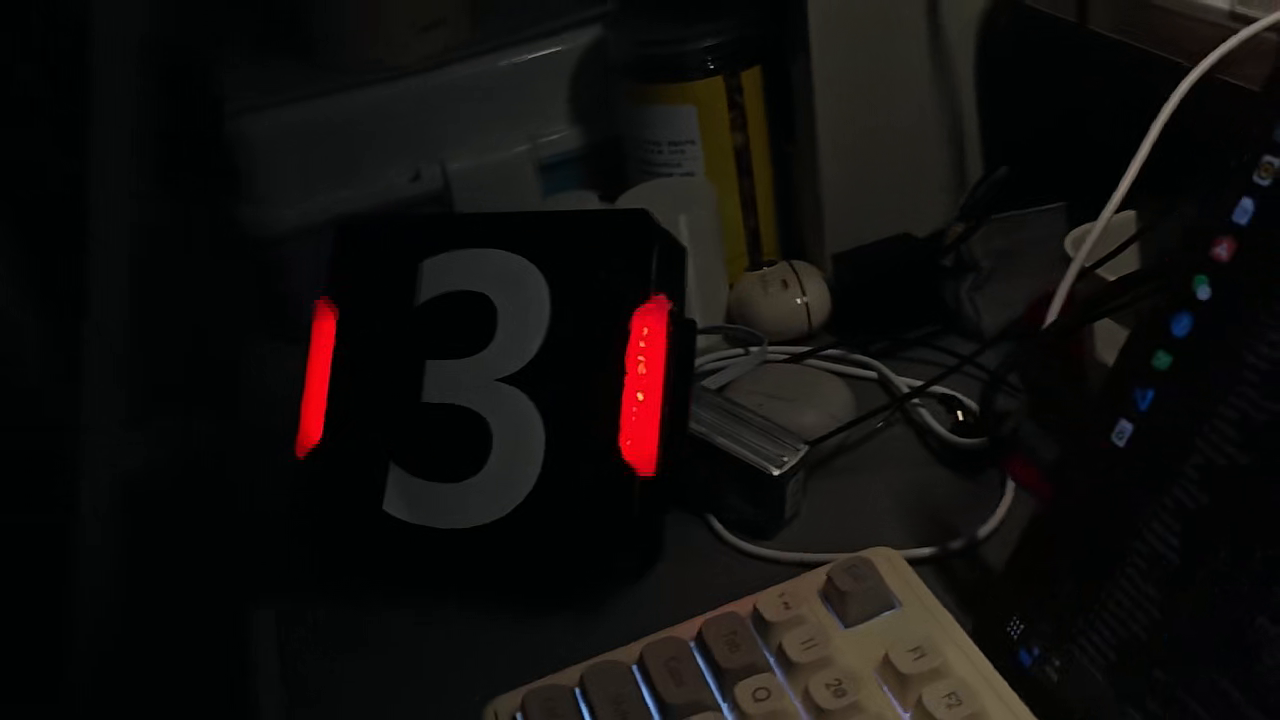
//> input picture frame 57 of 26食质张锴锐/培训3/detect_demo/assets/armor.mp4, 1280 x 720 px
$ ./main   (built with g++ and OpenCV 4)
//> lines starting //> are read from the running program, lines starting //| are printed output that depends on the picture; after the words box and inside, x2 and y2 are one past the last pixel; in counts of white or black regions, pixels touching at a corner belong together
### 26食质张锴锐/培训3/detect_demo/src/armor_common.hpp
#pragma once

// 培训3 公共部分：红色掩膜、灯条检测、角点/连线绘制、路径解析
#include <opencv2/core.hpp>
#include <opencv2/imgproc.hpp>

#include <algorithm>
#include <cmath>
#include <cstddef>
#include <cstdlib>
#include <cstring>
#include <filesystem>
#include <string>
#include <system_error>
#include <vector>

#ifndef ARMOR_PROJECT_ROOT
#define ARMOR_PROJECT_ROOT ""
#endif

namespace armor {

struct RedThreshold {
    // 红色在 HSV 中跨 0/180 边界，需两段区间取并集；画面偏暗，S/V 下限放低。
    int lowH1 = 0;
    int highH1 = 10;
    int lowH2 = 170;
    int highH2 = 180;
    int minS = 80;
    int minV = 50;
    int maxS = 255;
    int maxV = 255;
};

struct DetectParams {
    double minArea = 40.0;
    double maxArea = 60000.0;
    int minWidth = 3;
    int minHeight = 12;
    double minAspect = 1.8;
    std::size_t maxBars = 2;
};

// [5 lines left out: function projectPath, not called in this run]

inline std::string resolveAsset(const std::string& relative) {
    std::error_code ec;
    if (std::filesystem::exists(relative, ec)) return relative;
    const std::string absolute = projectPath(relative);
    if (std::filesystem::exists(absolute, ec)) return absolute;
    return relative;
}

// ARMOR_HEADLESS=1 时跳过 imshow/waitKey，用于自动化跑批。
inline bool headlessMode() {
    const char* value = std::getenv("ARMOR_HEADLESS");
    return value != nullptr && std::strcmp(value, "0") != 0;
}

inline cv::Mat makeRedMask(const cv::Mat& bgr,
                           const RedThreshold& t = RedThreshold{}) {
    CV_Assert(!bgr.empty());
    cv::Mat src = bgr;
    if (src.channels() == 4) {
        cv::cvtColor(src, src, cv::COLOR_BGRA2BGR);
    } else if (src.channels() == 1) {
        cv::cvtColor(src, src, cv::COLOR_GRAY2BGR);
    }

    cv::Mat blurred;
    cv::GaussianBlur(src, blurred, cv::Size(3, 3), 0);

    cv::Mat hsv;
    cv::cvtColor(blurred, hsv, cv::COLOR_BGR2HSV);

    cv::Mat lowerRed, upperRed, mask;
    cv::inRange(hsv,
                cv::Scalar(t.lowH1, t.minS, t.minV),
                cv::Scalar(t.highH1, t.maxS, t.maxV),
                lowerRed);
    cv::inRange(hsv,
                cv::Scalar(t.lowH2, t.minS, t.minV),
                cv::Scalar(t.highH2, t.maxS, t.maxV),
                upperRed);
    cv::bitwise_or(lowerRed, upperRed, mask);

    const cv::Mat kernel = cv::getStructuringElement(cv::MORPH_RECT, cv::Size(3, 3));
    cv::morphologyEx(mask, mask, cv::MORPH_OPEN, kernel);
    cv::morphologyEx(mask, mask, cv::MORPH_CLOSE, kernel, cv::Point(-1, -1), 2);
    return mask;
}

struct LightBar {
    cv::Rect bounding;
    cv::RotatedRect rotated;
    // 顺序固定为 左上/右上/右下/左下，armorQuad() 依赖它
    std::vector<cv::Point2f> corners;
    cv::Point2f center;
    double area = 0.0;
};

inline std::vector<cv::Point2f> orderedCorners(const cv::RotatedRect& rr) {
    cv::Point2f raw[4];
    rr.points(raw);
    std::vector<cv::Point2f> p(raw, raw + 4);

    // 不能按 x 排序分左右：灯条倾斜约 15° 时 x 最小的两点属于同一端，会错标角点、使连线交叉。
    // 用 45° 对角线极值定角：x+y 最小=左上，x-y 最大=右上，x+y 最大=右下，x-y 最小=左下。
    const auto bySum = [](const cv::Point2f& a, const cv::Point2f& b) {
        return a.x + a.y < b.x + b.y;
    };
    const auto byDiff = [](const cv::Point2f& a, const cv::Point2f& b) {
        return a.x - a.y < b.x - b.y;
    };
    std::vector<cv::Point2f> ordered{
        *std::min_element(p.begin(), p.end(), bySum),
        *std::max_element(p.begin(), p.end(), byDiff),
        *std::max_element(p.begin(), p.end(), bySum),
        *std::min_element(p.begin(), p.end(), byDiff),
    };

    // 长轴恰为 45° 时极值可能重合，退化为「按 y 分上下、组内按 x 分左右」。
    bool duplicated = false;
    for (std::size_t i = 0; i < ordered.size() && !duplicated; ++i) {
        for (std::size_t j = 0; j < i; ++j) {
            if (std::fabs(ordered[i].x - ordered[j].x) < 0.5f &&
                std::fabs(ordered[i].y - ordered[j].y) < 0.5f) {
                duplicated = true;
                break;
            }
        }
    }
    if (duplicated) {
        const auto byX = [](const cv::Point2f& a, const cv::Point2f& b) {
            return a.x < b.x;
        };
        std::sort(p.begin(), p.end(),
                  [](const cv::Point2f& a, const cv::Point2f& b) { return a.y < b.y; });
        std::sort(p.begin(), p.begin() + 2, byX);
        std::sort(p.begin() + 2, p.end(), byX);
        return {p[0], p[1], p[3], p[2]};
    }
    return ordered;
}

inline std::vector<LightBar> detectLightBars(const cv::Mat& mask,
                                             const DetectParams& p = DetectParams{}) {
    std::vector<std::vector<cv::Point>> contours;
    // findContours 会改动输入（InputOutputArray），故在副本上检测。
    cv::Mat work = mask.clone();
    cv::findContours(work, contours, cv::RETR_EXTERNAL, cv::CHAIN_APPROX_SIMPLE);

    std::vector<LightBar> bars;
    for (const auto& contour : contours) {
        const double area = cv::contourArea(contour);
        if (area < p.minArea || area > p.maxArea) continue;

        const cv::Rect box = cv::boundingRect(contour);
        if (box.width < p.minWidth || box.height < p.minHeight) continue;

        const double longSide = static_cast<double>(std::max(box.width, box.height));
        const double shortSide =
            static_cast<double>(std::max(1, std::min(box.width, box.height)));
        if (longSide / shortSide < p.minAspect) continue;

        const cv::RotatedRect rr = cv::minAreaRect(contour);
        LightBar bar;
        bar.bounding = box;
        bar.rotated = rr;
        bar.corners = orderedCorners(rr);
        bar.center = rr.center;
        bar.area = area;
        bars.push_back(bar);
    }

    // 先按面积挑最显著的两条，再按 x 排成左 -> 右
    std::sort(bars.begin(), bars.end(),
              [](const LightBar& a, const LightBar& b) { return a.area > b.area; });
    if (bars.size() > p.maxBars) bars.resize(p.maxBars);
    std::sort(bars.begin(), bars.end(),
              [](const LightBar& a, const LightBar& b) { return a.center.x < b.center.x; });
    return bars;
}

// 装甲板四个角点 = 左灯条的左上/左下 + 右灯条的右上/右下
inline std::vector<cv::Point> armorQuad(const std::vector<LightBar>& bars) {
    std::vector<cv::Point> quad;
    if (bars.empty()) return quad;

    const LightBar& left = bars.front();
    const LightBar& right = bars.back();
    const auto toInt = [](const cv::Point2f& pt) {
        return cv::Point(cvRound(pt.x), cvRound(pt.y));
    };

    quad.push_back(toInt(left.corners[0]));
    quad.push_back(toInt(right.corners[1]));
    quad.push_back(toInt(right.corners[2]));
    quad.push_back(toInt(left.corners[3]));
    return quad;
}

inline void drawCorners(cv::Mat& canvas,
                        const std::vector<cv::Point2f>& corners,
                        const cv::Scalar& color,
                        const std::string& prefix) {
    for (std::size_t i = 0; i < corners.size(); ++i) {
        const cv::Point pt(cvRound(corners[i].x), cvRound(corners[i].y));
        cv::circle(canvas, pt, 4, color, cv::FILLED, cv::LINE_AA);
        cv::putText(canvas, prefix + std::to_string(i), pt + cv::Point(7, -7),
                    cv::FONT_HERSHEY_SIMPLEX, 0.45, color, 1, cv::LINE_AA);
    }
}

inline void drawPolygon(cv::Mat& canvas,
                        const std::vector<cv::Point>& quad,
                        const cv::Scalar& color,
                        int thickness = 2) {
    if (quad.size() < 3) return;
    const std::vector<std::vector<cv::Point>> polygons{quad};
    cv::polylines(canvas, polygons, true, color, thickness, cv::LINE_AA);
}

}  // namespace armor

### 26食质张锴锐/培训3/detect_demo/main.cpp
// 培训3 · 任务2：逐帧检测红色灯条，绘制外接矩形/角点/装甲板四边形并输出视频。
// 命令行参数、快捷键与 ARMOR_HEADLESS 开关见 README.md。

#include "armor_common.hpp"

#include <opencv2/highgui.hpp>
#include <opencv2/imgcodecs.hpp>
#include <opencv2/videoio.hpp>

#include <filesystem>
#include <iomanip>
#include <iostream>
#include <sstream>
#include <system_error>

namespace {

const cv::Scalar kYellow(0, 255, 255);  // 最大外接矩形 / 装甲板连线
const cv::Scalar kOrange(255, 180, 0);  // 最小外接矩形
const cv::Scalar kGreen(0, 255, 0);     // 灯条四个角点
const cv::Scalar kRed(0, 0, 255);       // 装甲板四个角点

// [5 lines left out: function frameShotName, not called in this run]

}  // namespace

int main(int argc, char** argv) {
    const bool headless = armor::headlessMode();
    const std::string videoPath =
        (argc > 1) ? argv[1] : armor::resolveAsset("assets/armor.mp4");
    const std::string outputPath = (argc > 2) ? argv[2] : "detect_demo.mp4";

    cv::VideoCapture cap(videoPath, cv::CAP_ANY);
    if (!cap.isOpened()) {
        std::cerr << "[task2] 打不开视频: " << videoPath << '\n'
                  << "用法: detect_demo [视频路径] [结果视频路径]\n";
        return 1;
    }

    // 结果视频帧率必须等于源视频帧率；读不到时不能猜默认值，否则播放速度会变。
    const double fps = cap.get(cv::CAP_PROP_FPS);
    if (!(fps > 1.0 && fps < 120.0)) {
        std::cerr << "[task2] 源视频帧率不可读 (" << fps << ")，无法按原速写出结果视频\n";
        return 1;
    }
    const cv::Size frameSize(
        static_cast<int>(cap.get(cv::CAP_PROP_FRAME_WIDTH)),
        static_cast<int>(cap.get(cv::CAP_PROP_FRAME_HEIGHT)));

    std::error_code ec;
    const auto outDir = std::filesystem::path(outputPath).parent_path();
    if (!outDir.empty()) std::filesystem::create_directories(outDir, ec);

    cv::VideoWriter writer;
    if (frameSize.width > 0 && frameSize.height > 0) {
        writer.open(outputPath, cv::VideoWriter::fourcc('m', 'p', '4', 'v'),
                    fps, frameSize, true);
    }
    const bool writingVideo = writer.isOpened();

    std::cout << "[task2] 输入: " << videoPath << '\n';
    std::cout << "[task2] 帧率: " << fps << ", 尺寸: "
              << frameSize.width << "x" << frameSize.height << '\n';
    std::cout << "[task2] 结果视频: "
              << (writingVideo ? outputPath : std::string("(编码器不可用，仅实时显示)"))
              << '\n';
    if (headless) {
        std::cout << "[task2] headless: 不弹窗，处理完整段视频\n";
    } else {
        std::cout << "[task2] q / ESC 退出, 空格 暂停, s 保存当前帧\n";
    }

    cv::Mat frame, canvas;
    int frameIndex = 0;
    int twoBarFrames = 0;
    bool savedFirstDetection = false;
    bool paused = false;

    while (true) {
        if (!paused) {
            cap >> frame;
//> frame is the input picture: 720 rows x 1280 cols, CV_8UC3; mean B, G, R 13.1, 14.6, 16.9
            if (frame.empty()) break;
            ++frameIndex;
        }
        if (frame.empty()) break;

        const cv::Mat mask = armor::makeRedMask(frame);
//> in makeRedMask, `cv::inRange(hsv, cv::Scalar(t.lowH1, t.minS, t.minV), cv::Scalar(t.hig..`:
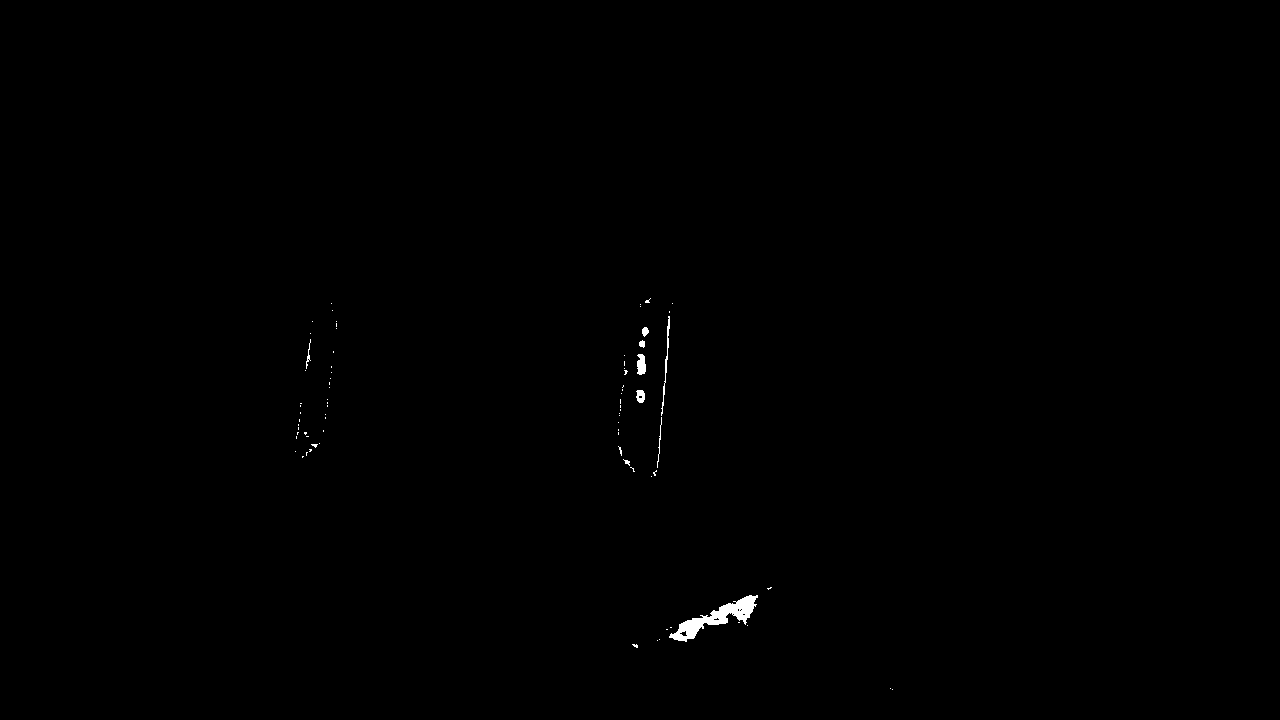
//> lowerRed: 720 rows x 1280 cols, CV_8UC1; 0.23% white; 79 white regions (70 under 20 px), largest, box (x1, y1, x2, y2) and area: (669, 595, 758, 642) 1272, (661, 316, 670, 416) 167, (637, 354, 646, 375) 153
        const std::vector<armor::LightBar> bars = armor::detectLightBars(mask);
//> in detectLightBars, `cv::findContours(work, contours, cv::RETR_EXTERNAL, cv::CHAIN_APPROX_S..`: contours = 4 contours; box (x1, y1, x2, y2) and area: (617, 293, 673, 477) 6970, (295, 296, 339, 459) 3784, (670, 595, 756, 641) 1161, (1222, 240, 1233, 254) 59
//> the loop in detectLightBars, `for (const auto& contour : contours)` made 4 passes
//> (area, longSide, shortSide, bar.bounding, bar.rotated, bar.area) on passes 1 to 2: (1161, 86, 46, Rect(670, 595, 86, 46), centre (714.1, 620.7), size (94.1, 22.9), angle -21.3, 1161), (3783.5, 163, 44, Rect(295, 296, 44, 163), centre (317, 377.6), size (164.1, 27.2), angle -82.5, 3783.5)
//> in detectLightBars, `if (bars.size() > p.maxBars) bars.resize(p.maxBars);`: bars = 2 items
//> bars = 2 items
        canvas = frame.clone();
        if (bars.size() >= 2) ++twoBarFrames;

        for (std::size_t i = 0; i < bars.size(); ++i) {
            const armor::LightBar& bar = bars[i];

            cv::rectangle(canvas, bar.bounding, kYellow, 2);

            cv::Point2f raw[4];
            bar.rotated.points(raw);
            std::vector<cv::Point> rotatedQuad;
            rotatedQuad.reserve(4);
            for (int k = 0; k < 4; ++k) {
                rotatedQuad.emplace_back(cvRound(raw[k].x), cvRound(raw[k].y));
            }
            armor::drawPolygon(canvas, rotatedQuad, kOrange, 1);

            armor::drawCorners(canvas, bar.corners, kGreen,
                               "P" + std::to_string(i) + "-");
        }
//> this loop made 2 passes
//> bar.bounding on passes 1 to 2: Rect(295, 296, 44, 163), Rect(617, 293, 56, 184)
//> pass 1, `armor::drawCorners(canvas, bar.corners, kGreen, "P" + std::to_string(i..`:
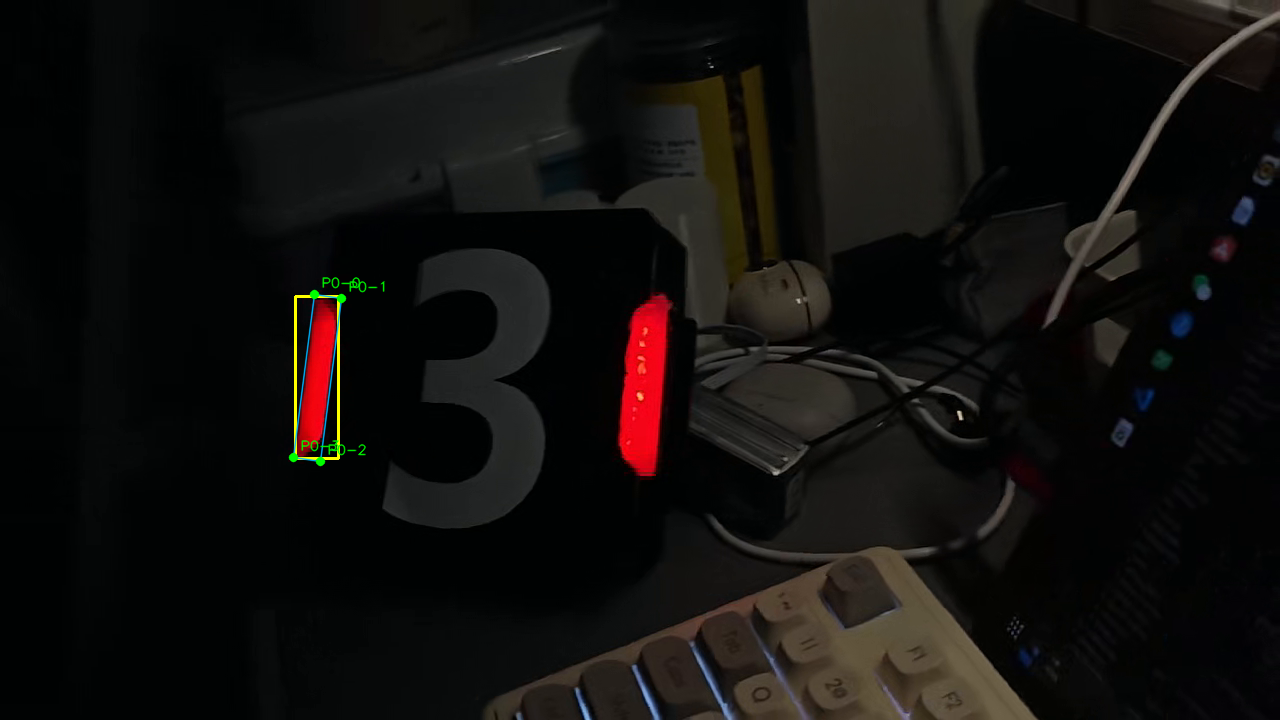
//> canvas: 720 rows x 1280 cols, CV_8UC3; mean B, G, R 13.2, 15.1, 17.1

        if (bars.size() >= 2) {
            const std::vector<cv::Point> quad = armor::armorQuad(bars);
//> in armorQuad, `quad.push_back(toInt(left.corners[0]));`: quad = 1 Point (x, y): [314, 294]; left.corners = 4 Points (x, y): [314.3, 294.5], [341.2, 298], [319.8, 460.7], [292.9, 457.2]
//> in armorQuad, `quad.push_back(toInt(right.corners[1]));`: quad = 2 Points (x, y): [314, 294], [673, 294]; right.corners = 4 Points (x, y): [629.7, 290], [673.2, 293.9], [656.8, 477.6], [613.3, 473.7]
//> in armorQuad, `quad.push_back(toInt(right.corners[2]));`: quad = 3 Points (x, y): [314, 294], [673, 294], [657, 478]
//> in armorQuad, `quad.push_back(toInt(left.corners[3]));`: quad = 4 Points (x, y): [314, 294], [673, 294], [657, 478], [293, 457]
            armor::drawPolygon(canvas, quad, kYellow, 2);
//> in drawPolygon (call 3), `const std::vector<std::vector<cv::Point>> polygons{quad};`: polygons = 1 contour; box (x1, y1, x2, y2) and area: (293, 294, 674, 479) 62914
            for (std::size_t i = 0; i < quad.size(); ++i) {
                cv::circle(canvas, quad[i], 5, kRed, cv::FILLED, cv::LINE_AA);
                cv::putText(canvas, "A" + std::to_string(i),
                            quad[i] + cv::Point(7, -7),
                            cv::FONT_HERSHEY_SIMPLEX, 0.5, kRed, 1, cv::LINE_AA);
            }
//> this loop made 4 passes
        } else if (bars.size() == 1) {
            // 只检出一条灯条时，降级为连接它自身的四个角点
            std::vector<cv::Point> quad;
            for (const auto& c : bars.front().corners) {
                quad.emplace_back(cvRound(c.x), cvRound(c.y));
            }
            armor::drawPolygon(canvas, quad, kYellow, 2);
        }

        std::ostringstream status;
        status << "frame " << frameIndex << " | bars " << bars.size()
               << (paused ? " | PAUSED" : "");
        cv::putText(canvas, status.str(), cv::Point(12, 30),
                    cv::FONT_HERSHEY_SIMPLEX, 0.7, kYellow, 2, cv::LINE_AA);
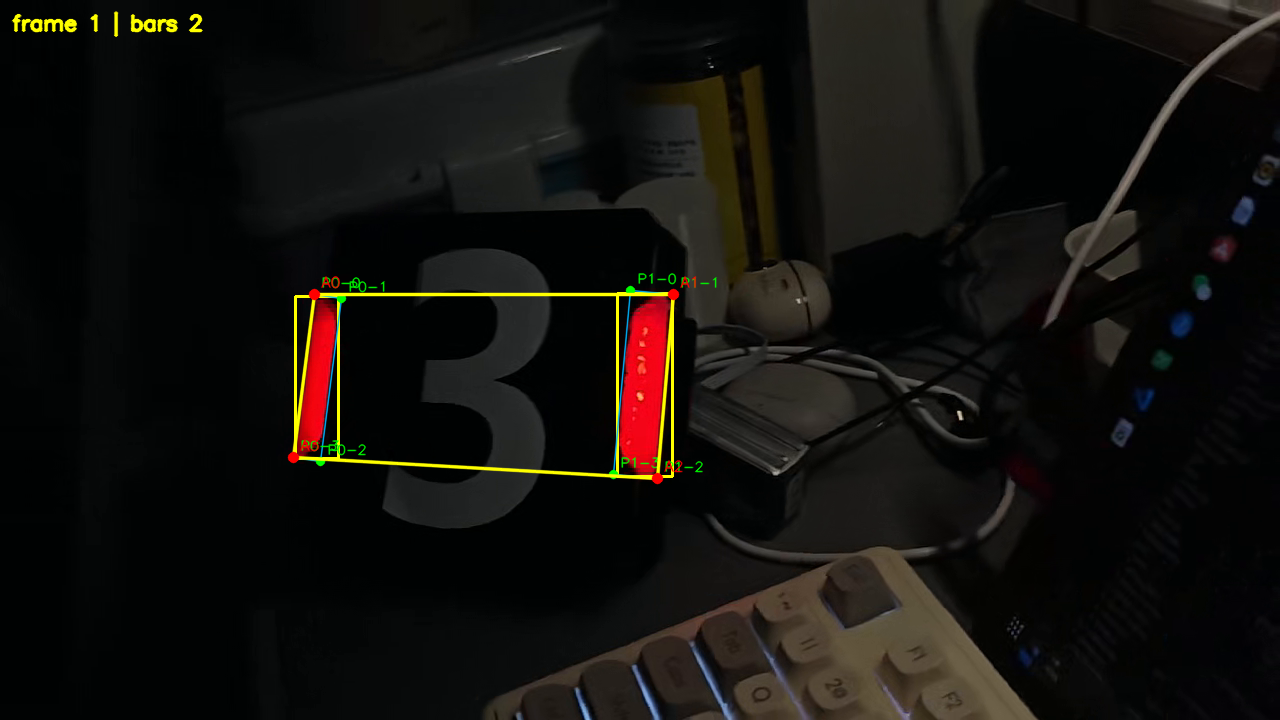
//> canvas: 720 rows x 1280 cols, CV_8UC3; mean B, G, R 13.2, 16.7, 18.7

        if (!headless) {
            cv::imshow("armor detection", canvas);
            cv::imshow("red mask", mask);
        }
        if (writingVideo) writer.write(canvas);

        if (!savedFirstDetection && !bars.empty()) {
            if (cv::imwrite("detection.png", canvas)) {
                std::cout << "[task2] 已保存检测截图: detection.png\n";
                savedFirstDetection = true;
            }
        }

        if (!headless) {
            int delay = static_cast<int>(1000.0 / fps);
            if (delay < 1) delay = 1;
            const int key = cv::waitKey(paused ? 0 : delay);
//> the 'q' key is pressed
            if (key == 'q' || key == 'Q' || key == 27) break;
            if (key == ' ') paused = !paused;
            if (key == 's' || key == 'S') {
                const std::string shot = frameShotName(frameIndex);
                if (cv::imwrite(shot, canvas)) {
                    std::cout << "[task2] 已保存: " << shot << '\n';
                }
            }
        } else if (frameIndex % 100 == 0) {
            std::cout << "[task2] frame " << frameIndex
                      << " | bars " << bars.size() << '\n';
        }
    }

    cap.release();
    if (writingVideo) writer.release();
    if (!headless) cv::destroyAllWindows();

    std::cout << "[task2] 共处理 " << frameIndex << " 帧\n";
    std::cout << "[task2] 检出双灯条的帧: " << twoBarFrames << " / "
              << frameIndex << '\n';
    if (writingVideo) std::cout << "[task2] 结果视频: " << outputPath << '\n';
    return 0;
}
